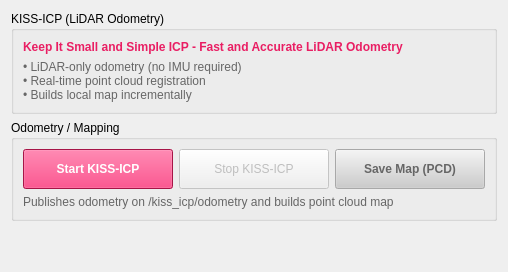
      <widget class="QWidget" name="tabKissIcp">
       <attribute name="title">
        <string>KISS-ICP</string>
       </attribute>
       <layout class="QVBoxLayout" name="layoutKissIcp">
        <item>
         <widget class="QGroupBox" name="kissIcpInfoGroup">
          <property name="title">
           <string>KISS-ICP (LiDAR Odometry)</string>
          </property>
          <layout class="QVBoxLayout" name="layoutKissIcpInfo">
           <item>
            <widget class="QLabel" name="lblKissIcpInfo">
             <property name="text">
              <string>Keep It Small and Simple ICP - Fast and Accurate LiDAR Odometry</string>
             </property>
             <property name="styleSheet">
              <string notr="true">color: #E91E63; font-weight: bold;</string>
             </property>
            </widget>
           </item>
           <item>
            <widget class="QLabel" name="lblKissIcpDesc">
             <property name="text">
              <string>• LiDAR-only odometry (no IMU required)
• Real-time point cloud registration
• Builds local map incrementally</string>
             </property>
             <property name="styleSheet">
              <string notr="true">color: #666666;</string>
             </property>
            </widget>
           </item>
          </layout>
         </widget>
        </item>
        <item>
         <widget class="QGroupBox" name="kissIcpRunGroup">
          <property name="title">
           <string>Odometry / Mapping</string>
          </property>
          <layout class="QVBoxLayout" name="layoutKissIcpRunMain">
           <item>
            <layout class="QHBoxLayout" name="layoutKissIcpRun">
             <item>
              <widget class="QPushButton" name="btnStartKissIcp">
               <property name="minimumSize">
                <size>
                 <width>150</width>
                 <height>40</height>
                </size>
               </property>
               <property name="styleSheet">
                <string notr="true">
QPushButton {
    background-color: #E91E63;
    color: white;
    font-weight: bold;
    padding: 10px;
}
QPushButton:disabled {
    background-color: #cccccc;
    color: #666666;
}
                </string>
               </property>
               <property name="text">
                <string>Start KISS-ICP</string>
               </property>
              </widget>
             </item>
             <item>
              <widget class="QPushButton" name="btnStopKissIcp">
               <property name="minimumSize">
                <size>
                 <width>150</width>
                 <height>40</height>
                </size>
               </property>
               <property name="enabled">
                <bool>false</bool>
               </property>
               <property name="styleSheet">
                <string notr="true">
QPushButton {
    padding: 10px;
}
                </string>
               </property>
               <property name="text">
                <string>Stop KISS-ICP</string>
               </property>
              </widget>
             </item>
             <item>
              <widget class="QPushButton" name="btnSaveKissIcpMap">
               <property name="minimumSize">
                <size>
                 <width>150</width>
                 <height>40</height>
                </size>
               </property>
               <property name="enabled">
                <bool>false</bool>
               </property>
               <property name="styleSheet">
                <string notr="true">
QPushButton {
    background-color: #4CAF50;
    color: white;
    font-weight: bold;
    padding: 10px;
}
QPushButton:disabled {
    background-color: #cccccc;
    color: #666666;
}
                </string>
               </property>
               <property name="text">
                <string>Save Map (PCD)</string>
               </property>
              </widget>
             </item>
            </layout>
           </item>
           <item>
            <widget class="QLabel" name="lblKissIcpRunInfo">
             <property name="text">
              <string>Publishes odometry on /kiss_icp/odometry and builds point cloud map</string>
             </property>
             <property name="styleSheet">
              <string notr="true">color: #666666;</string>
             </property>
            </widget>
           </item>
          </layout>
         </widget>
        </item>
        <item>
         <spacer name="verticalSpacerKissIcp">
          <property name="orientation">
           <enum>Qt::Vertical</enum>
          </property>
          <property name="sizeHint" stdset="0">
           <size>
            <width>20</width>
            <height>40</height>
           </size>
          </property>
         </spacer>
        </item>
       </layout>
      </widget>
